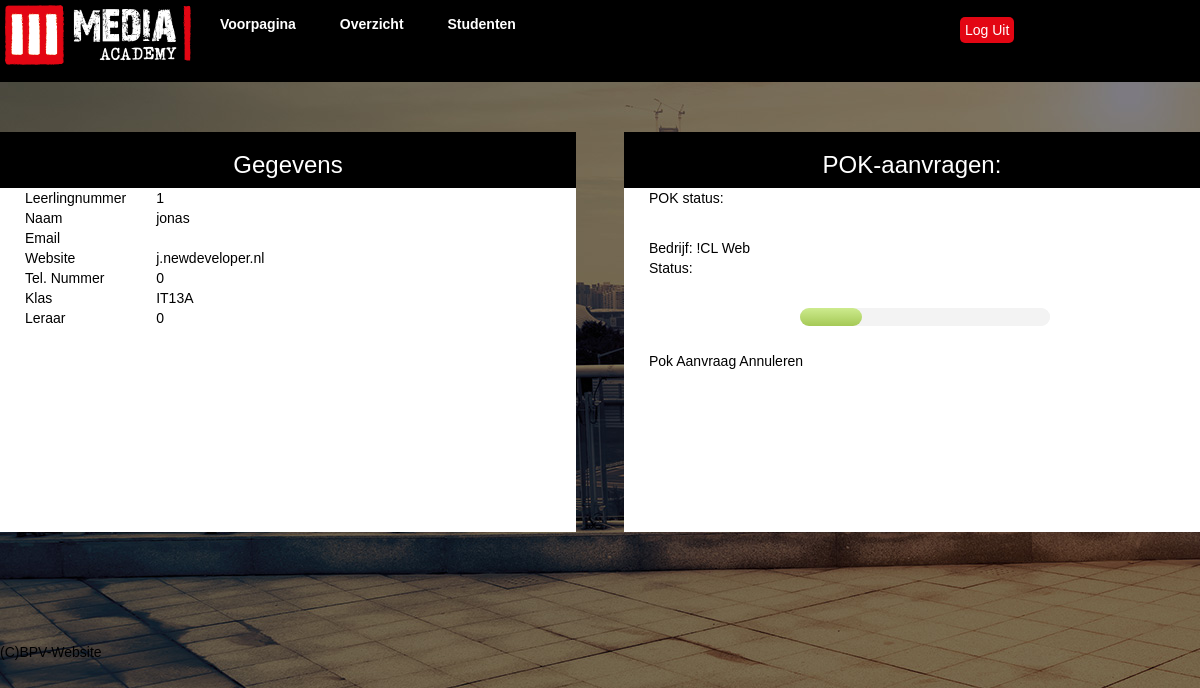
The page /studenten (signed in) on the database as committed earlier.
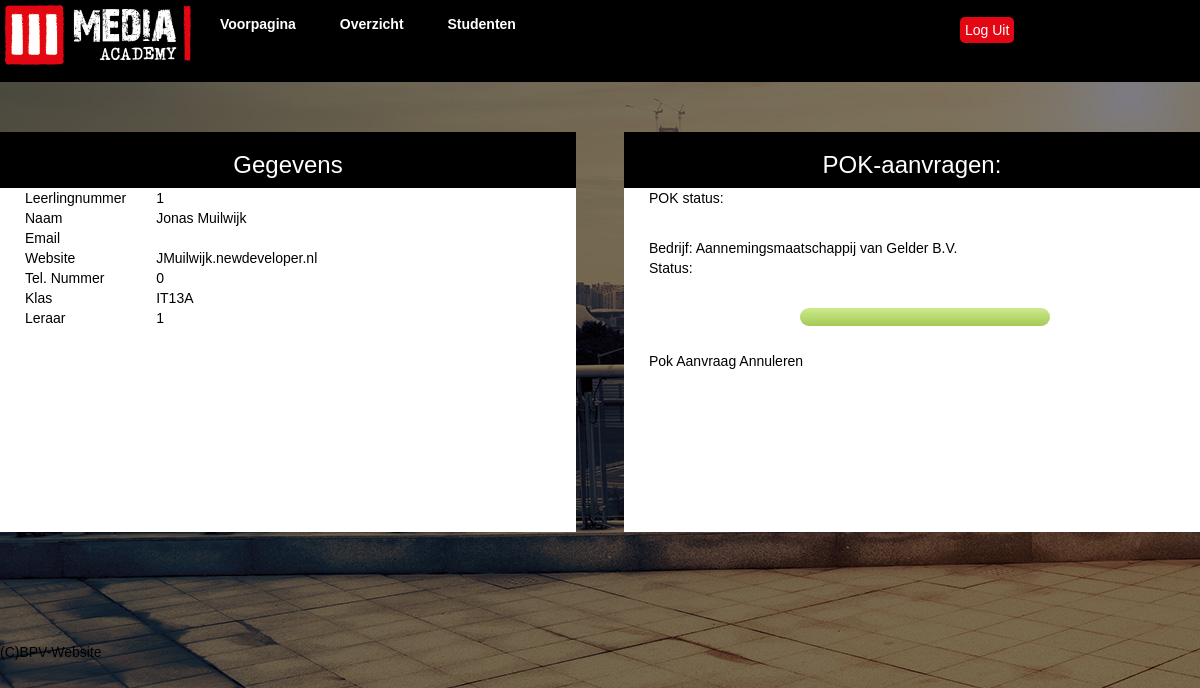
The same page on the database as committed later.
### tables this page shows
CREATE TABLE IF NOT EXISTS `studenten` (
  `leerlingnummer` int(11) NOT NULL,
  `voornaam` varchar(25) NOT NULL,
  `achternaam` varchar(25) NOT NULL,
  `wachtwoord` varchar(256) NOT NULL,
  `email` varchar(30) NOT NULL,
  `geboortedatum` timestamp NOT NULL DEFAULT CURRENT_TIMESTAMP ON UPDATE CURRENT_TIMESTAMP,
  `telefoonnummer` int(11) NOT NULL,
  `klas` varchar(11) NOT NULL,
  `leraar_id` int(11) NOT NULL,
  PRIMARY KEY (`leerlingnummer`)
);

CREATE TABLE IF NOT EXISTS `pokaanvraag` (
  `id` int(11) NOT NULL AUTO_INCREMENT,
  `leerlingnummer` int(11) NOT NULL,
  `bedrijfNaam` varchar(50) NOT NULL,
  `bedrijfAdres` varchar(50) NOT NULL,
  `bedrijfPostcode` varchar(10) NOT NULL,
  `bedrijfPlaats` varchar(50) NOT NULL,
  `bedrijfTelefoon` varchar(20) NOT NULL,
  `bedrijfWebsite` varchar(50) NOT NULL,
  `bedrijfContactPersoon` varchar(50) NOT NULL,
  `bedrijfContactPersoonTelefoon` varchar(20) NOT NULL,
  `bedrijfContactPersoonEmail` varchar(50) NOT NULL,
  `bedrijfPraktijkBegeleider` varchar(50) NOT NULL,
  `bedrijfPraktijkBegeleiderTelefoon` varchar(20) NOT NULL,
  `bedrijfKennisCentrum` varchar(50) NOT NULL,
  `bedrijfCode` varchar(20) NOT NULL,
  `studentNaam` varchar(50) NOT NULL,
  `studentKlas` varchar(20) NOT NULL,
  `studentOpleiding` varchar(50) NOT NULL,
  `studentCreboNummerOpleiding` varchar(20) NOT NULL,
  `studentRichting` varchar(50) NOT NULL,
  `studentInleverdatum` varchar(50) NOT NULL,
  `bpvCoordinator` varchar(50) NOT NULL,
  `bpvBegeleider` varchar(50) NOT NULL,
  `bpvPeriodeBegin` int(11) NOT NULL,
  `bpvPeriodeEind` int(11) NOT NULL,
  `bpvSbu` int(11) NOT NULL,
  `bpvBrin` varchar(20) NOT NULL,
  `bpvCrebo` varchar(20) NOT NULL,
  `bpvOpmerking` varchar(500) NOT NULL,
  `pokStatus` int(2) NOT NULL,
  PRIMARY KEY (`id`)
);

### controller/studenten.class.php (called while the page is built, shortened)
<?php
class Studenten extends Controller {
    public function __construct() {
        $this->view->script = 'studenten';
        $this->view->title = 'Studenten';
        $this->view->style = 'bootstrap';
        $this->view->altStyle = 'style1';
    }
    function index() {
        $studentInfo = $this->model->getStudentInfo($_SESSION['user_id']);
        $pokInfo = $this->model->getPokInfo($_SESSION['user_id']);
        $this->view->pokInfo = $pokInfo;
        $this->view->studentInfo = $studentInfo;
        $this->view->render('studenten');
    }
}

### libs/ini.php (called while the page is built, shortened)
<?php
require 'libs/router.php';
require 'libs/controller.php';
require 'libs/view.php';
require 'libs/model.php';
$site = new Router();

### index.php (called while the page is built)
<?php
require 'libs/ini.php';

### libs/model.php (called while the page is built)
<?php
class Model
{
    public function __construct()
    {
	$this->dbh = new Database();
    }
}

### model/studenten.model.php (called while the page is built, shortened)
<?php
class Studenten_Model extends Model {
    public function getStudentInfo($id) {
        $sth = $this->dbh->prepare('SELECT * FROM studenten WHERE leerlingnummer = "' . $id . '"');
        $sth->execute();
        return $sth->fetchall();
 }
    public function getPokInfo($id){
        $sth = $this->dbh->prepare('SELECT * FROM pokaanvraag WHERE leerlingnummer = "' . $id . '" ORDER BY id DESC LIMIT 1');
        $sth->execute();
        return $sth->fetchall();
    }
}

### libs/controller.php (called while the page is built, shortened)
<?php
class Controller {
    public function loadmodel($name) {
        $path = 'model/' . $name . '.model.php';
        if (file_exists($path)) {
            $this->model = new $modelname;
        }
    }
}

### view/content/studenten.php (the view, shortened to what this page needs)
<div id="wrap">
    <?php
        $studentInfo = $this->studentInfo[0];
    ?>
    <div id="gegevens">
        <div id="kopje"><h3>Gegevens</h3></div>
        <table class='haai'>
            <tr>
                <td>
                    Leerlingnummer
                </td>
                <td>
                    <?php
                        echo $studentInfo["leerlingnummer"];
                    ?>
                </td>
            </tr>
            <tr>
                <td>
                    Naam
                </td>
                <td>
                    <?php
                        echo $studentInfo["voornaam"] . " " . $studentInfo["achternaam"];
                    ?>
                </td>
            </tr>
            <tr>
                <td>
                    Email
                </td>
                <td>
                </td>
            </tr>
	    <tr>
                <td>
                    Website
                </td>
                <td>
                    <a href='http://<?php echo $studentInfo["voornaam"][0].$studentInfo["achternaam"];?>.newdeveloper.nl' target='_blank'><?php echo $studentInfo["voornaam"][0].$studentInfo["achternaam"];?>.newdeveloper.nl</a><br>
                </td>
            </tr>
            <tr>
                <td>
                    Tel. Nummer
                </td>
                <td>
                    <?php
                        echo $studentInfo["telefoonnummer"];
                    ?>
                </td>
            </tr>
            <tr>
                <td>
                    Klas
                </td>
                <td>
                    <?php
                        echo $studentInfo["klas"];
                    ?>
                </td>
            </tr>
            <tr>
                <td>
                    Leraar
                </td>
                <td>
                    <?php
                        echo $studentInfo["leraar_id"];
                    ?>
                </td>
            </tr>
        </table>
    </div>
    <div id="pokAanvragen">
        <div id="pok1">
        <h3>POK-aanvragen:</h3><br /></div>
        <div id="pokka">
        <p>POK status:</p><br>
        <?php
	    if(isset($this->pokInfo[0])){
		foreach($this->pokInfo as $pokInfo){
                $pokInfo = $this->pokInfo[0];
                echo
		    "Bedrijf: " . $pokInfo["bedrijfNaam"] . "<br />
		    Status:
		    <div class='demo-wrapper html5-progress-bar'>
				<div class='progress-bar-wrapper'>
					<progress id='progressbar' value='" .  ($pokInfo['pokStatus'] * 4). + 25 . "' max='100'></progress>
				</div>
			</div>" .
		    "<br>".
		    "<a href='".URL."studenten/pokAnnuleren'>Pok Aanvraag Annuleren</a>";
		}
	    }else{
		echo"
		    <a href='".URL."pok'><button>Pok Aanvragen</button></a>";
	    }
	?>
    </div>
    </div>
</div>

### libs/router.php (shortened to what this page needs)
<?php
class Router {
    function __construct() {
        $url = isset($_GET['url']) ? $_GET['url'] : null;
        $url = rtrim($url, '/');
        $url = explode('/', $url);
        $controller = new $url[0];
        $controller->loadmodel($url[0]);
        if (isset($url[2])) {
            if (method_exists($controller, $url[1])) {
                $controller->{$url[1]}($url[2]);
            } else {
                $this->error();
            }
        } else {
            if (isset($url[1])) {
                if (method_exists($controller, $url[1])) {
                    $controller->{$url[1]}();
                } else {
                    $this->error();
                }
            } else {
                $controller->index();
            }
        }
    }
}

### libs/view.php (shortened to what this page needs)
<?php
class View {
    public function render($name, $noInclude = false) {
        if ($noInclude == true) {
            require 'view/content/' . $name . '.php';
        } else {
            require 'view/template/header.php';
            require 'view/content/' . $name . '.php';
            require 'view/template/footer.php';
        }
    }
}

### view/template/header.php (shortened to what this page needs)
<!DOCTYPE html>
<html>
    <head>
        <link rel='stylesheet' type='text/css' href='<?php echo URL; ?>public/css/<?php if(isset($this->style)){echo $this->style;} else {echo 'style';} ?>.css'>
        <link rel='stylesheet' type='text/css' href='<?php echo URL; ?>public/css/<?php if(isset($this->altStyle)){echo $this->altStyle;} else {echo 'style';} ?>.css'>
    </head>
    <body
        <div class='container'>
            <div class='nav-header'>
                <div class="head-link">
		    <img src="<?php echo URL ?>public/img/logo2.png" alt="">
		</div>
		<?php
		    if(isset($_SESSION['user_id']) && $_SESSION['role'] == 0) {
			echo"
			    <a class='head-link' href='".URL."voorpagina'><div class='col-md-1-link'>Voorpagina</div></a>
			    <a class='head-link' href='".URL."overzicht'><div class='col-md-1-link'>Overzicht</div></a>
			    <a class='head-link' href='".URL."studenten'><div class='col-md-1-link'>Studenten</div></a>
			    <div class='andere'>";
		    }else if(isset($_SESSION['user_id']) && $_SESSION['role'] == 1){
			echo"
			    <a class='head-link' href='".URL."voorpagina'><div class='col-md-1-link'>Voorpagina</div></a>
			    <a class='head-link' href='".URL."overzicht'><div class='col-md-1-link'>Overzicht</div></a>
			    <a class='head-link' href='".URL."leraren'><div class='col-md-1-link'>Leraren</div></a>
			    <div class='andere'>";
		    }else{
			echo"
			    <div class='andere'>";
		    }
		    if (!isset($_SESSION['user_id'])) {
			echo
			    "<form id='loginForm' method='post' action='" . URL . "login/userLogin'>
				<input type='text' name='username' />
				<select id='keuze' name='type'>
				    <option value='0'>
					Leerling
				    </option>
				    <option value='1'>
					Leraar
				    </option>
				    <option value='2'>
					Bedrijf
				    </option>
				</select><br>
				<input type='password' name='password'>
				<input id='login' type='submit' value='Login' />
			    </form>";
		    } else {
			echo
			    "<br /><a id='loguit' href='" . URL . "login/UserLogout'>Log Uit</a>";
		    }
		?>
	    </div>
	    </div>

### view/template/footer.php (shortened to what this page needs)
            <div id='footer'>
                <a href='<?php echo URL; ?>'>(C)BPV-Website</a>
            </div>
</body>
</html>

### public/css/style1.css (style rules this page uses)
#wrap { margin: 0 auto; margin-top: 50px; max-width: 1200px; height: 500px; font-family: Arial; }
body { font-family: Arial; background: url(../img/Header-3.jpg); }
h3 { margin: 0px 0px 0px 0px; padding-top:20px; text-align: center; font-family: arial; }
#pokka { padding-left: 25px; }
td { padding:0 5px 0 25px; }
tr { padding-left: 25 }
#kopje { background-color: black; color:white; height: 56px; text-align: center; }
#gegevens { width: 48%; height: 400px; display: inline-block; background-color: white; }
#pokAanvragen { background-color: white; width: 576px; height:400px ; display: inline-block; float:right; color:black; }
#pok1 { background-color: black; color:white; top:0; height: 56px ; text-align: center; }
.demo-wrapper { width: 250px; margin: 30px auto 0; }
.html5-progress-bar progress { background-color: #f3f3f3; border: 0; width: 100%; height: 18px; border-radius: 9px; }
#footer { clear: both; }

Rows that differ between the two databases and show on the page:
removed pokaanvraag: bedrijfNaam "!CL Web", pokStatus 0 (drawn)
changed studenten "IT13A": voornaam "jonas" → "Jonas"; achternaam (not shown) → "Muilwijk"; voornaam "j" → "J"; leraar "0" → "1"
added pokaanvraag: bedrijfNaam "Aannemingsmaatschappij van Gelder B.V.", pokStatus 3 (drawn)
